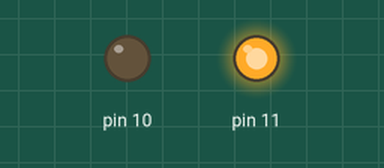
The sketch below on a simulated Arduino Uno, built with avr-gcc and run on an emulated ATmega328P. On the bench: output pins drawn as LEDs (lit = HIGH).

Above: at 0.1 s.
Timing chart, 0 to 1.6 s (numbered marks = the images above):
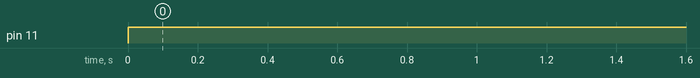

The sketch:

rocket_stand.ino
```cpp
void setup() {
  // put your setup code here, to run once:
  pinMode(10, OUTPUT);
  pinMode(11, OUTPUT);
}

void loop() {
  // put your main code here, to run repeatedly:
  digitalWrite(10, LOW);
  digitalWrite(11, HIGH);
}
```

Measured:
- by itself, pin 11: LOW → HIGH at 0.00 s
